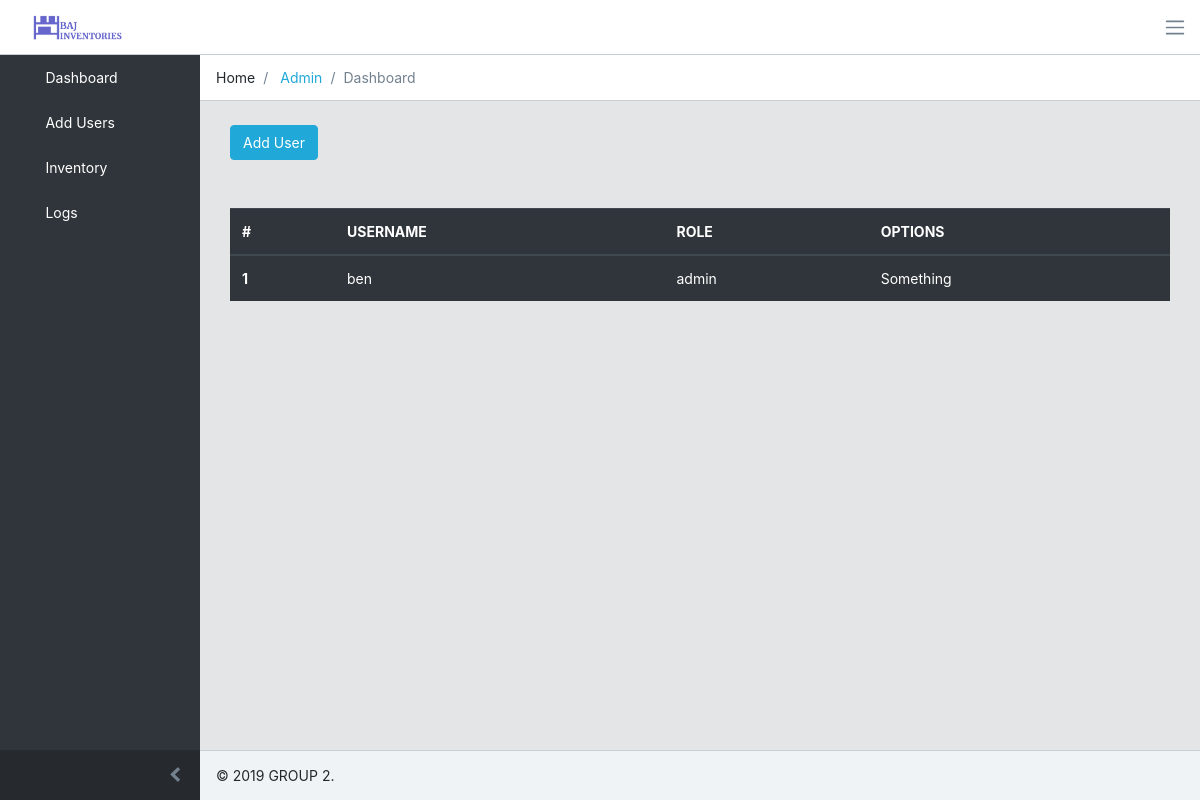
/users, run on an earlier commit of the app's database.
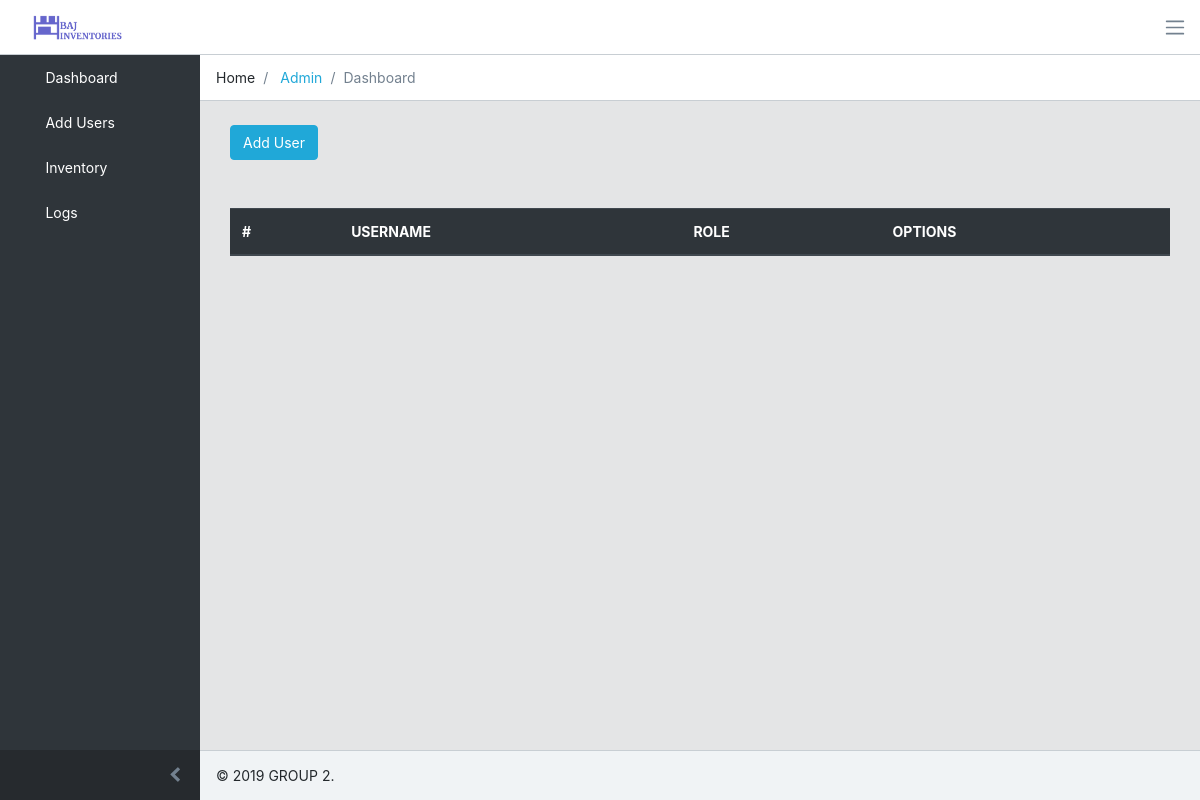
And on a later commit of the database.
### tables this page shows
CREATE TABLE "users" (
	"id"	INTEGER NOT NULL PRIMARY KEY AUTOINCREMENT UNIQUE,
	"username"	TEXT NOT NULL UNIQUE,
	"hash"	TEXT NOT NULL,
	"role"	TEXT NOT NULL
);

### application.py (the view, shortened to what this page needs)
@app.route("/users", methods=["GET", "POST"])
def users():
    if request.method == "GET":
        userData = db.execute("SELECT username, role FROM users")
        print(userData)
        return render_template("users.html",userData=userData)

### application.py (called while the page is built)
@app.after_request
def after_request(response):
    response.headers["Cache-Control"] = "no-cache, no-store, must-revalidate"
    response.headers["Expires"] = 0
    response.headers["Pragma"] = "no-cache"
    return response

### templates/users.html (shortened to what this page needs)
{% extends "layout.html" %}
{% block main %}
<button type="button" class="btn btn-primary" data-toggle="modal" data-target="#exampleModalCenter">
  Add User
</button>
<div class="mt-5">
    <table class="table table-hover table-dark">
        <thead>
          <tr>
            <th scope="col">#</th>
            <th scope="col">USERNAME</th>
            <th scope="col">ROLE</th>
            <th scope="col">OPTIONS</th>
          </tr>
        </thead>
        <tbody>
          {% for data in userData %}
          <tr>
            <th scope="data">1</th>
            <td>{{data.username}}</td>
            <td>{{data.role}}</td>
            <td>Something</td>
          </tr>
          {% endfor %}
        </tbody>
      </table>
</div>
{% endblock %}

What changed in the data, as far as the page shows it:
removed users: username "ben", role "admin"
